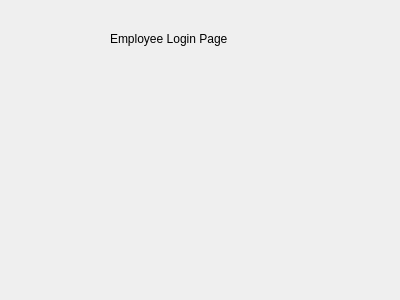
<?xml version="1.0" encoding="UTF-8"?>
<ui version="4.0">
 <class>EmployeeDialog</class>
 <widget class="QDialog" name="EmployeeDialog">
  <property name="geometry">
   <rect>
    <x>0</x>
    <y>0</y>
    <width>400</width>
    <height>300</height>
   </rect>
  </property>
  <property name="windowTitle">
   <string>Dialog</string>
  </property>
  <widget class="QLabel" name="label">
   <property name="geometry">
    <rect>
     <x>110</x>
     <y>30</y>
     <width>151</width>
     <height>17</height>
    </rect>
   </property>
   <property name="text">
    <string>Employee Login Page</string>
   </property>
  </widget>
 </widget>
 <resources/>
 <connections/>
</ui>
